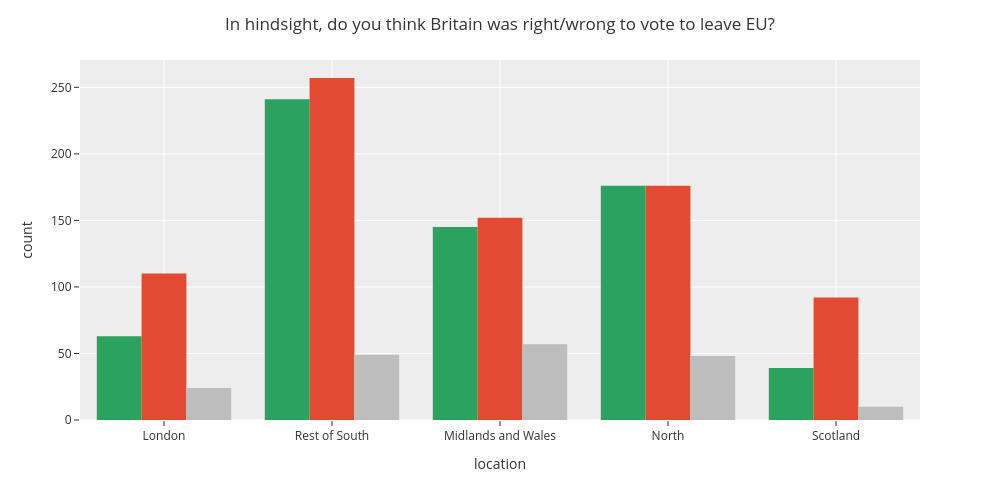

Notebook code cell kept with this figure:
### Markdown cell above
Option 1

### Code cell
my_categories = ['London','Rest of South','Midlands and Wales','North','Scotland']

fig = px.histogram(DF_plot,y='count',x='location',
                   barmode= 'group',
             color='vote',
             color_discrete_map={'Right':'#2ca25f','Wrong':'#e34a33',"Don’t know":'#bdbdbd'})

fig.for_each_annotation(lambda a: a.update(text=a.text.split("=")[1]))

my_categories = ['Dont know','Right','Wrong']
fig.update_layout(yaxis={'categoryorder': 'array', 'categoryarray': my_categories},
                  title='In hindsight, do you think Britain was right/wrong to vote to leave EU?',
                  yaxis_title="count",
                  template='ggplot2',
                  legend_title='Location',
                  autosize=False,
                  width=1000,
                  height=500,
                 showlegend=False)

fig.show()

### Figure 1 — Plotly figure (JSON) as saved in the notebook; plotly's stock layout.template omitted (floating-point values rounded to 4 significant figures)
{"data": [{"alignmentgroup": "True", "bingroup": "x", "histfunc": "sum", "hovertemplate": "vote=Right<br>location=%{x}<br>sum of count=%{y}<extra></extra>", "legendgroup": "Right", "marker": {"color": "#2ca25f", "pattern": {"shape": ""}}, "name": "Right", "offsetgroup": "Right", "orientation": "v", "showlegend": true, "type": "histogram", "x": ["London", "Rest of South", "Midlands and Wales", "North", "Scotland"], "xaxis": "x", "y": [63, 241, 145, 176, 39], "yaxis": "y"}, {"alignmentgroup": "True", "bingroup": "x", "histfunc": "sum", "hovertemplate": "vote=Wrong<br>location=%{x}<br>sum of count=%{y}<extra></extra>", "legendgroup": "Wrong", "marker": {"color": "#e34a33", "pattern": {"shape": ""}}, "name": "Wrong", "offsetgroup": "Wrong", "orientation": "v", "showlegend": true, "type": "histogram", "x": ["London", "Rest of South", "Midlands and Wales", "North", "Scotland"], "xaxis": "x", "y": [110, 257, 152, 176, 92], "yaxis": "y"}, {"alignmentgroup": "True", "bingroup": "x", "histfunc": "sum", "hovertemplate": "vote=Don’t know<br>location=%{x}<br>sum of count=%{y}<extra></extra>", "legendgroup": "Don’t know", "marker": {"color": "#bdbdbd", "pattern": {"shape": ""}}, "name": "Don’t know", "offsetgroup": "Don’t know", "orientation": "v", "showlegend": true, "type": "histogram", "x": ["London", "Rest of South", "Midlands and Wales", "North", "Scotland"], "xaxis": "x", "y": [24, 49, 57, 48, 10], "yaxis": "y"}], "layout": {"autosize": false, "barmode": "group", "height": 500, "legend": {"title": {"text": "Location"}, "tracegroupgap": 0}, "margin": {"t": 60}, "showlegend": false, "title": {"text": "In hindsight, do you think Britain was right/wrong to vote to leave EU?"}, "width": 1000, "xaxis": {"anchor": "y", "domain": [0, 1], "title": {"text": "location"}}, "yaxis": {"anchor": "x", "categoryarray": ["Dont know", "Right", "Wrong"], "categoryorder": "array", "domain": [0, 1], "title": {"text": "count"}}}}
